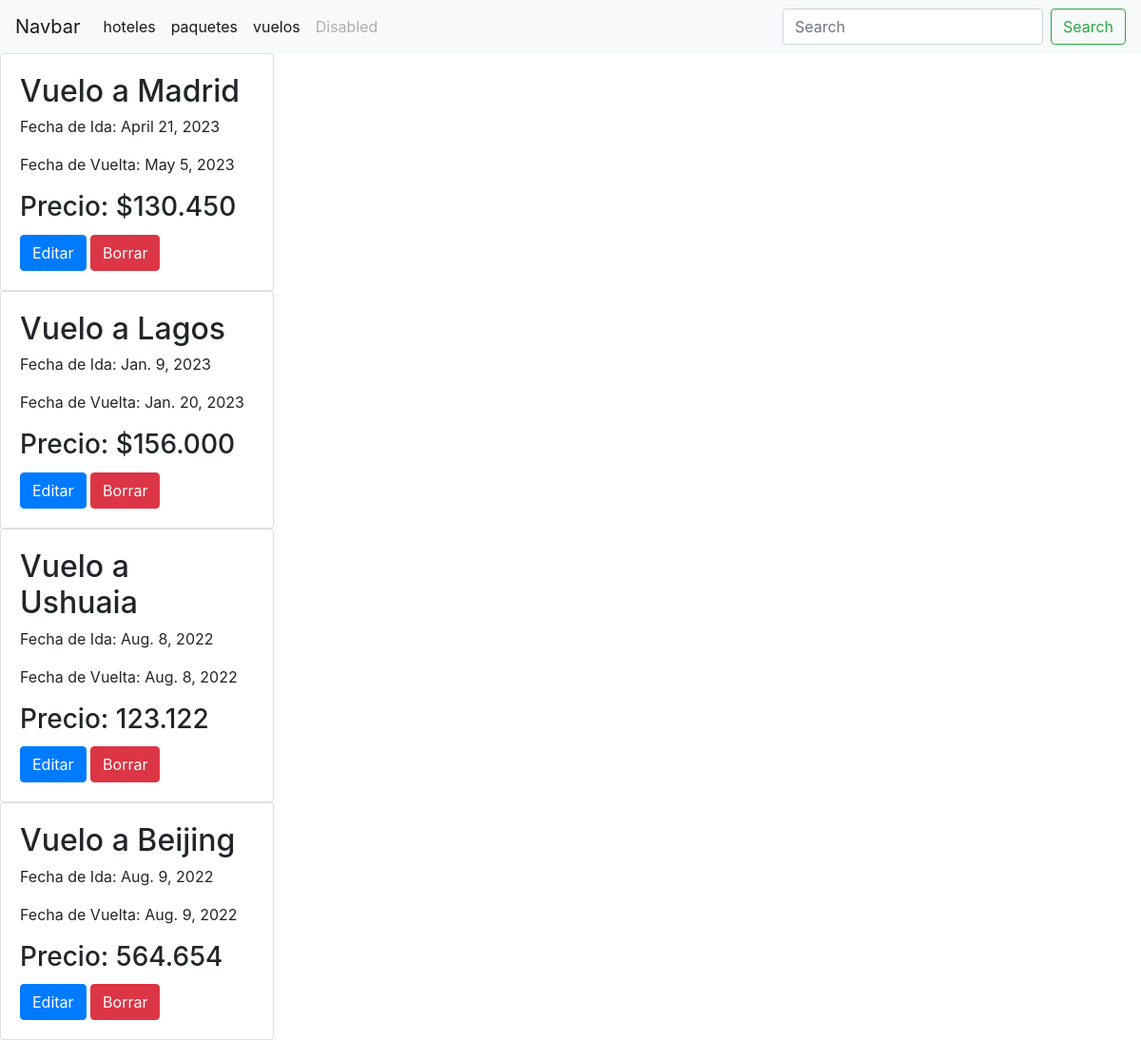
The app's page /info/viajes-vuelos/, older data.
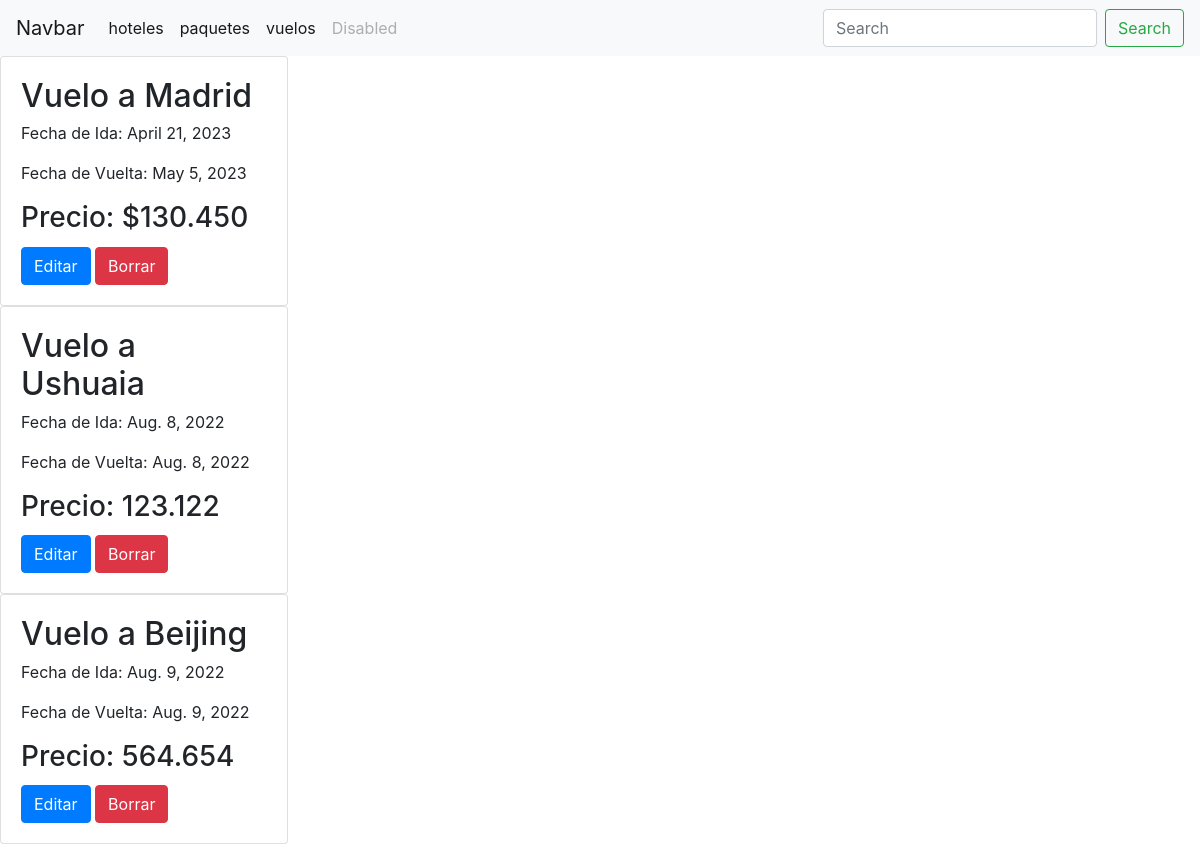
The same page, newer data.
### viajes/models.py (models this page shows, shortened)
class Vuelo(models.Model):
    name = models.CharField(max_length=200)
    departure = models.TextField()
    destination = models.TextField()
    date_departue = models.DateField(auto_now_add=True, null=True, blank=True)
    date_return = models.DateField(auto_now_add=True, null=True, blank=True)
    price= models.FloatField()

### viajes/views.py (the view)
# urls.py: path("viajes-vuelos/",verVuelo),
def verVuelo(request):
    vuelos = Vuelo.objects.all()
    return render(request,"vuelo.html",context={"vuelos" : vuelos})

### template/vuelo.html (shortened to what this page needs)
{%  extends "template/base.html" %}
{% block contenidoquecambia %}
<!DOCTYPE html>
<html lang="en">
<head>
</head>
<body>
    {% for i in vuelos %}
        <div class="card" style="width: 18rem;">
            <div class="card-body">
            <h2 class="card-title">{{i.name}}</h2>
            <p class="card-text">Fecha de Ida: {{i.date_departue}}</p>
            <p class="card-text">Fecha de Vuelta: {{i.date_return}}</p>
            <h3 class="card-title">Precio: {{i.price}}</h3>
            <a href="#" class="btn btn-primary">Editar</a>
            <a href="/info/delete-vuelo/{{ i.id }}/" class="btn btn-danger">Borrar</a>
            </div>
        </div>
    {% endfor %}
</body>
</html>
{% endblock  %}

### template/base.html (shortened to what this page needs)
<!DOCTYPE html>
<html lang="en">
<head>
    <link rel="stylesheet" href="https://cdn.jsdelivr.net/npm/bootstrap@4.6.2/dist/css/bootstrap.min.css">
    <nav class="navbar navbar-expand-lg navbar-light bg-light">
        <a class="navbar-brand" href="#">Navbar</a>
        <div class="collapse navbar-collapse" id="navbarSupportedContent">
          <ul class="navbar-nav mr-auto">
            <li class="nav-item active">
              <a class="nav-link" href="/info/viajes-hotels/"> hoteles <span class="sr-only">(current)</span></a>
            </li>
            <li class="nav-item active">
              <a class="nav-link" href="/info/viajes-paquetes/"> paquetes <span class="sr-only">(current)</span></a>
            </li>
            <li class="nav-item active">
              <a class="nav-link" href="/info/viajes-vuelos/"> vuelos <span class="sr-only">(current)</span></a>
            </li>
            <li class="nav-item">
              <a class="nav-link disabled">Disabled</a>
            </li>
          </ul>
          <form class="form-inline my-2 my-lg-0" action="/info/search_products/" method="GET">
            <input class="form-control mr-sm-2" type="search" placeholder="Search" aria-label="Search" name="search">
            <button class="btn btn-outline-success my-2 my-sm-0" type="submit">Search</button>
          </form>
        </div>
      </nav>
</head>
<body>
{% block contenidoquecambia%}
{% endblock %}
</body>
</html>

Row changes from the older to the newer data that the page shows:
removed Vuelo: name "Vuelo a Lagos", date_departue "Jan. 9, 2023", date_return "Jan. 20, 2023", price "$156.000"
